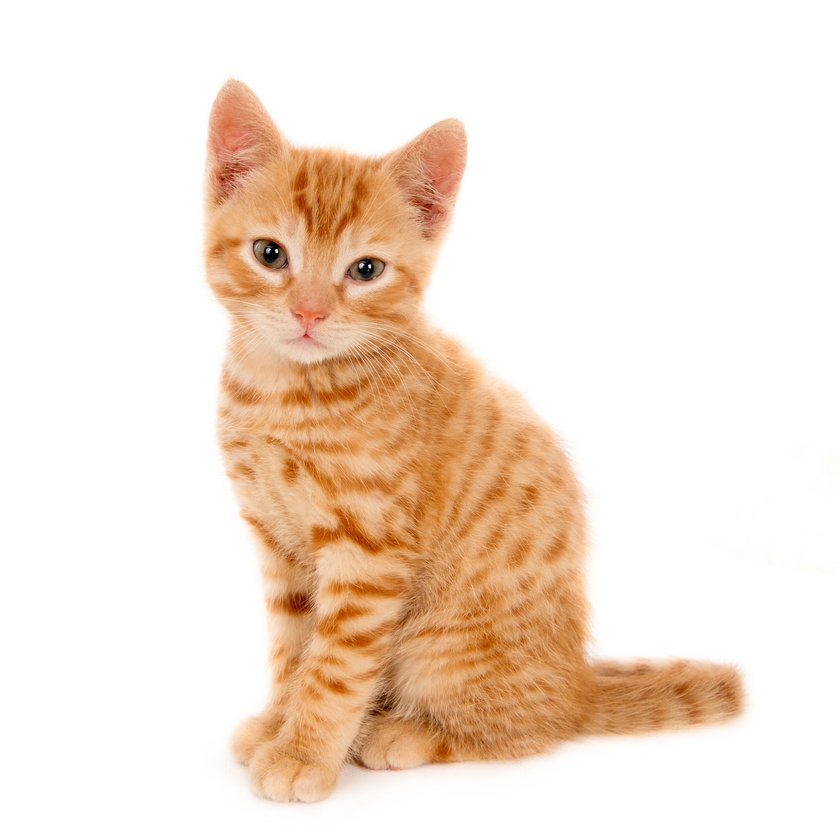
#> input picture Day-4/Original.jpg, 840 x 840 px, shrunk from 3132 x 3132 before the run, found by its file name
$ python 'Gaussian&threshold.py'
#> lines starting #> are read from the running program, lines starting #| are printed output that depends on the picture
import cv2
img=cv2.imread(r"C:\Users\sanka\OneDrive\Documents\AI-PYTHON\Day-4\Original.jpg")
#> img is the input picture: shape (840, 840, 3); mean B, G, R 212.2, 226.6, 243.7

#destination=cv2.GaussianBlur(src,(kernal),borderType)

# gaussianImg=cv2.GaussianBlur(img,(41,41),50) -> more blurry
gaussianImg1=cv2.GaussianBlur(img,(21,21),0) #common practice

gray = cv2.cvtColor(img, cv2.COLOR_BGR2GRAY)
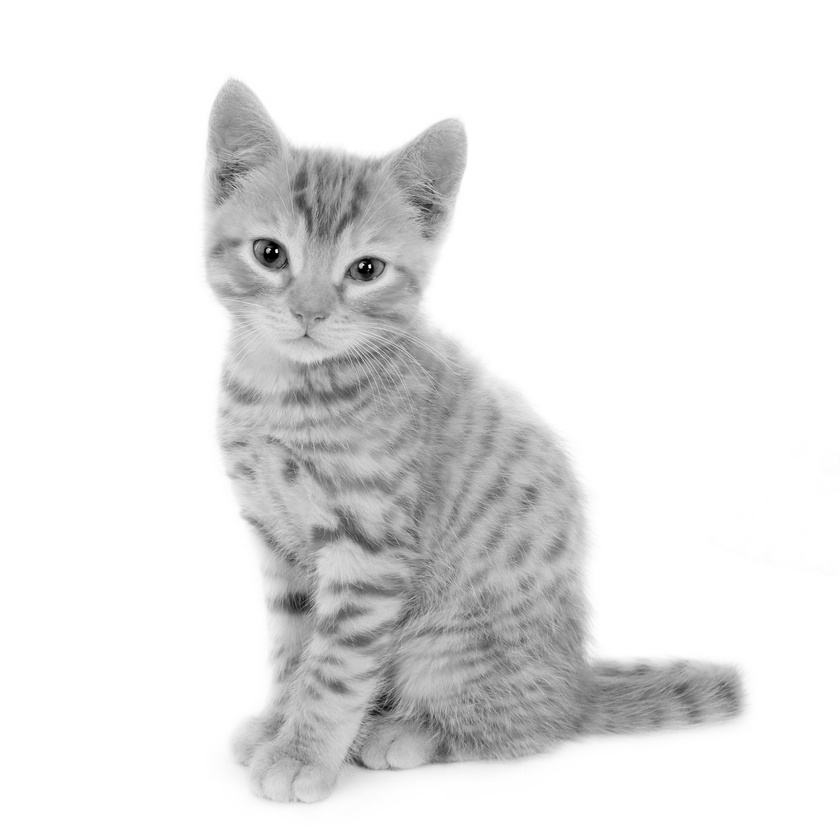
#> gray: shape (840, 840); min 0, max 255, mean 230
thresholdImg=cv2.threshold(img,180,255,cv2.THRESH_BINARY)[1]
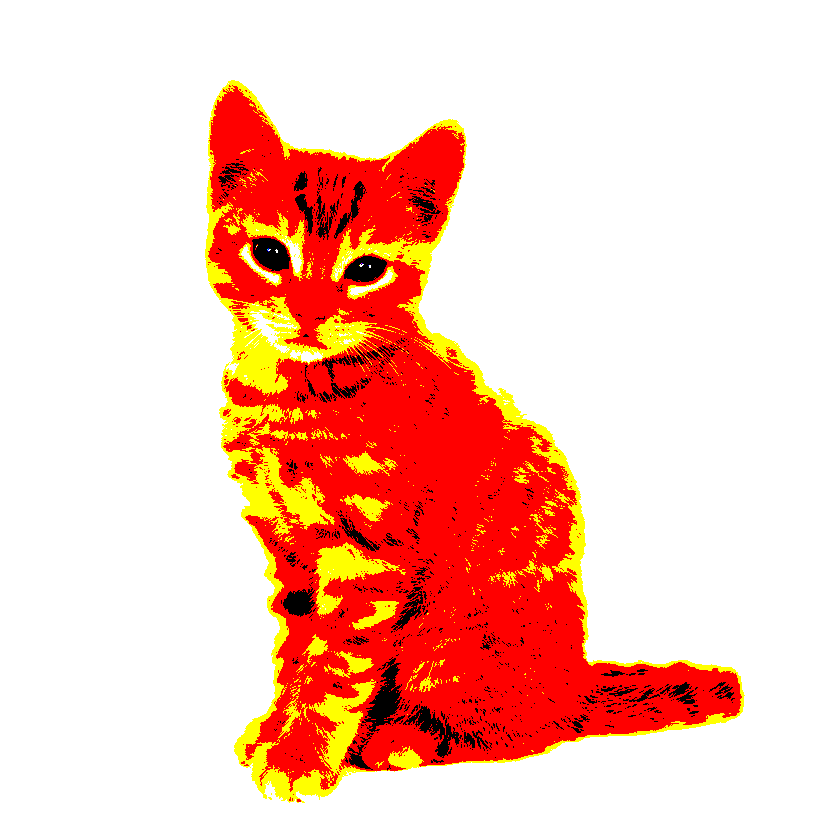
#> thresholdImg: shape (840, 840, 3); mean B, G, R 185.7, 199.8, 250.4
cv2.imshow("Original", img)
cv2.imshow("Gray", gray)
cv2.imshow("Gaussian Blur", gaussianImg1)
cv2.imshow("Threshold", thresholdImg)

cv2.imwrite("Original.jpg", img)
cv2.imwrite("Gray.jpg", gray)
cv2.imwrite("Gaussian.jpg", gaussianImg1)
cv2.imwrite("Threshold.jpg", thresholdImg)
cv2.waitKey(0)
cv2.destroyAllWindows()
